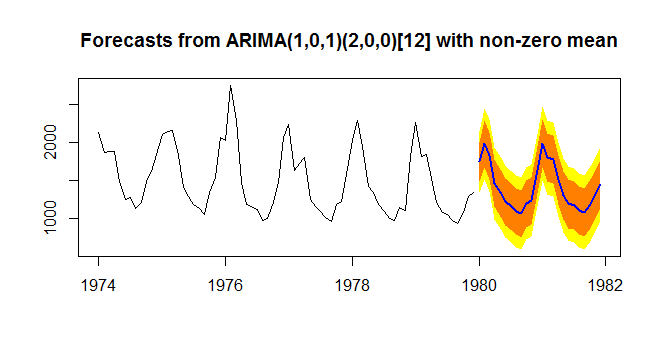

Generate this figure with R:
aex1

library(forecast)


fit<-auto.arima(mdeaths)
forecast(fit,level = c(80,95,99), h=3)
plot(forecast(fit),shadecols = "oldstyle")

Output:
library(forecast)

> fit<-auto.arima(mdeaths)

> forecast(fit,level = c(80,95,99), h=3)
         Point Forecast    Lo 80    Hi 80    Lo 95    Hi 95    Lo 99    Hi 99
Jan 1980       1744.162 1484.609 2003.714 1347.210 2141.113 1222.479 2265.844
Feb 1980       1979.402 1671.980 2286.824 1509.241 2449.563 1361.506 2597.298
Mar 1980       1826.593 1518.239 2134.947 1355.006 2298.180 1206.823 2446.364

> plot(forecast(fit),shadecols = "oldstyle")

aex1image
 :refer file aex1.jpg

aex2

library(sqldf)
#attach(beaver2)
#beaver2
#table(beaver2)
sqldf("SELECT day , avg(temp) as avg_temp FROM beaver2 GROUP BY day;")
beavers<-sqldf("select *from beaver1 union all select* from beaver2;")
#head(beaver2)
movies<-data.frame(title=c("The Great Outdoors","Caddyshack","Flech","Days of Thunder","Crazy Heart"),year=c(1988,1980,1985,1990,2009))
boxoffice<-data.frame(title=c("The Great Outdoors","Caddyshack","Flech","Days of Thunder","Crazy Heart"),revenue=c(43455230,39846344,5960000,157920733,353816701))
sqldf("SELECT m.*,b.revenue FROM movies m INNER JOIN boxoffice b ON m.title =b.title;")

aex3

library(plyr)
ddply(iris,.(Species),summarise,mean_petal_length=mean(Petal.Length))
unlist(daply(iris[,4:5],.(Species),colwise(mean)))


OutPut:

library(plyr)

> ddply(iris,.(Species),summarise,mean_petal_length=mean(Petal.Length))
     Species mean_petal_length
1     setosa             1.462
2 versicolor             4.260
3  virginica             5.552

> unlist(daply(iris[,4:5],.(Species),colwise(mean)))
    setosa versicolor  virginica 
     0.246      1.326      2.026 


aex4
library(lubridate)
year("2012-12-12")
day("2012-12-12")
ymd("2012-12-12")


Output:

library(lubridate)

> year("2012-12-12")
[1] 2012

> day("2012-12-12")
[1] 12

> ymd("2012-12-12")
[1] "2012-12-12"
> 

aex5

library(stringr)
names(iris)
names(iris)<-str_replace_all(names(iris),"[.]","_")
names(iris)
s<-c("Go to Heaven for the climate,Hell for the company.")
str_extract_all(s,"[H][a-z]+")

OUTPUT:

ibrary(stringr)

> names(iris)
[1] "Sepal_Length" "Sepal_Width"  "Petal_Length" "Petal_Width"  "Species"      "id"          

> names(iris)<-str_replace_all(names(iris),"[.]","_")

> names(iris)

[1] "Sepal_Length" "Sepal_Width"  "Petal_Length" "Petal_Width"  "Species"      "id"          

> s<-c("Go to Heaven for the climate,Hell for the company.")

> str_extract_all(s,"[H][a-z]+")


[[1]]
[1] "Heaven" "Hell" 

aex6


library(reshape2)
iris$id<-1:nrow(iris)
iris.lng<-melt(iris,id=c("id","Species"))
head(iris.lng)
iris.wide<-dcast(iris.lng,id+Species~variable)
head(iris.wide)

library(ggplot2)
p<-ggplot(aes(x=value,fill=Species),data=iris.lng)
p+geom_histogram()+facet_wrap(~variable, scales="free")

aex6 image :
for plot refer image aex6.jpg
